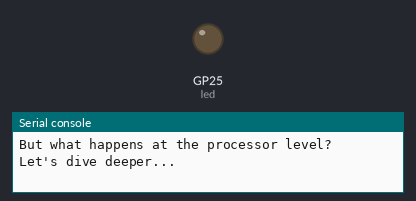
Bench run of a program on a simulated Raspberry Pi Pico running MicroPython. Shown: output pins drawn as LEDs (lit = HIGH), the last lines printed to the serial console. At 30.0 s the program stops and its outputs stay as they are.

Above: at 0.1 s.
At 29.0 s:
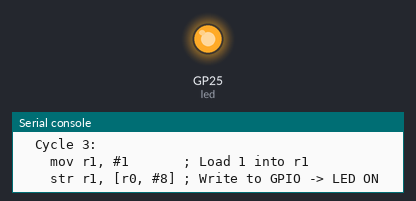
Timing chart, 0 to 31.0 s (numbered marks = the images above):
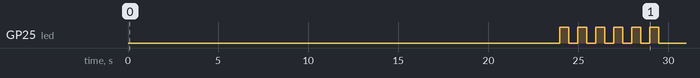

The program:

assembly_blink_explained.py
```python
"""
Assembly Language Explained: The Blink Sketch
==============================================

This educational script demonstrates how a simple blink program works at the
assembly language level on the Raspberry Pi Pico (ARM Cortex-M0+ processor).

We'll explore:
1. High-level Python code for blinking an LED
2. The same logic written in ARM Thumb assembly
3. The machine code (hex and binary) that the processor actually executes

The Pico uses ARM Thumb instructions - a compact 16-bit instruction set.
"""

from machine import Pin
from utime import sleep
import micropython

# =============================================================================
# PART 1: HIGH-LEVEL PYTHON BLINK
# =============================================================================
print("=" * 60)
print("PART 1: HIGH-LEVEL PYTHON BLINK")
print("=" * 60)
print(
    """
In Python/MicroPython, blinking an LED is simple:

    from machine import Pin
    from utime import sleep

    pin = Pin("LED", Pin.OUT)
    while True:
        pin.toggle()
        sleep(1)

But what happens at the processor level?
Let's dive deeper...
"""
)
sleep(2)

# =============================================================================
# PART 2: UNDERSTANDING GPIO REGISTERS
# =============================================================================
print("=" * 60)
print("PART 2: UNDERSTANDING GPIO REGISTERS")
print("=" * 60)
print(
    """
The Pico's RP2040 chip controls GPIO pins through memory-mapped registers.

Key concept: Writing a value to a specific memory address controls hardware!

For GPIO25 (the onboard LED on Pico):
- GPIO_OUT register controls the pin state
- Writing '1' turns LED ON
- Writing '0' turns LED OFF

The assembly code directly manipulates these hardware registers.
"""
)
sleep(2)

# =============================================================================
# PART 3: ARM THUMB ASSEMBLY - THE BLINK FUNCTION
# =============================================================================
print("=" * 60)
print("PART 3: ARM THUMB ASSEMBLY - THE BLINK FUNCTION")
print("=" * 60)
print(
    """
Here's the assembly code that makes an LED blink:

@micropython.asm_thumb
def asm_blink(r0):
    # r0 contains the GPIO base address (passed in)

    # --- TURN LED ON ---
    mov(r1, 1)          # r1 = 1 (value to turn ON)
    str(r1, [r0, 8])    # Store r1 to [r0+8] (GPIO output register)

    # --- DELAY LOOP 1 (LED ON) ---
    mov(r2, 0x4000)     # r2 = 16384 (loop counter)
    label(loop1)
    sub(r2, r2, 1)      # r2 = r2 - 1
    cmp(r2, 0)          # Compare r2 with 0
    bne(loop1)          # If not equal, branch back to loop1

    # --- TURN LED OFF ---
    mov(r1, 0)          # r1 = 0 (value to turn OFF)
    str(r1, [r0, 8])    # Store r1 to [r0+8]

    # --- DELAY LOOP 2 (LED OFF) ---
    mov(r2, 0x4000)     # r2 = 16384 (loop counter)
    label(loop2)
    sub(r2, r2, 1)      # r2 = r2 - 1
    cmp(r2, 0)          # Compare r2 with 0
    bne(loop2)          # If not equal, branch back to loop2

    # --- RETURN ---
    bx(lr)              # Return to caller
"""
)
sleep(2)

# =============================================================================
# PART 4: INSTRUCTION-BY-INSTRUCTION BREAKDOWN
# =============================================================================
print("=" * 60)
print("PART 4: INSTRUCTION-BY-INSTRUCTION BREAKDOWN")
print("=" * 60)

instructions = [
    (
        "1",
        "mov r1, #1",
        "2001",
        "0010000000000001",
        "Load immediate value 1 into register r1",
    ),
    (
        "2",
        "str r1, [r0, #8]",
        "6071",
        "0110000001110001",
        "Store r1 to memory at address [r0+8] (GPIO output)",
    ),
    (
        "3",
        "mov r2, #0x4000",
        "2240",
        "0010001001000000",
        "Load 16384 (0x4000) into r2 as loop counter",
    ),
    (
        "4",
        "sub r2, r2, #1",
        "3A01",
        "0011101000000001",
        "Subtract 1 from r2 (decrement counter)",
    ),
    (
        "5",
        "cmp r2, #0",
        "2A00",
        "0010101000000000",
        "Compare r2 with 0 (sets condition flags)",
    ),
    (
        "6",
        "bne loop1",
        "D1FB",
        "1101000111111011",
        "Branch if Not Equal - jump back if r2 != 0",
    ),
    (
        "7",
        "mov r1, #0",
        "2000",
        "0010000000000000",
        "Load immediate value 0 into register r1",
    ),
    (
        "8",
        "str r1, [r0, #8]",
        "6071",
        "0110000001110001",
        "Store r1 to memory at address [r0+8] (turn OFF)",
    ),
    (
        "9",
        "mov r2, #0x4000",
        "2240",
        "0010001001000000",
        "Load 16384 into r2 for second delay loop",
    ),
    ("10", "sub r2, r2, #1", "3A01", "0011101000000001", "Subtract 1 from r2"),
    ("11", "cmp r2, #0", "2A00", "0010101000000000", "Compare r2 with 0"),
    (
        "12",
        "bne loop2",
        "D1FB",
        "1101000111111011",
        "Branch if Not Equal - jump back if r2 != 0",
    ),
    (
        "13",
        "bx lr",
        "4770",
        "0100011101110000",
        "Branch and eXchange - return from function",
    ),
]

print("\n#   Assembly             Hex    Binary             Description")
print("-" * 90)
for inst in instructions:
    num, asm, hex_val, binary, desc = inst
    print(f"{num:2}  {asm:20} {hex_val}   {binary}   {desc}")
    sleep(0.3)

sleep(2)

# =============================================================================
# PART 5: UNDERSTANDING THE MACHINE CODE
# =============================================================================
print("\n" + "=" * 60)
print("PART 5: UNDERSTANDING THE MACHINE CODE")
print("=" * 60)
print(
    """
Each ARM Thumb instruction is exactly 16 bits (2 bytes).

The instruction format encodes:
- Operation type (ADD, MOV, BRANCH, etc.)
- Registers involved (r0-r7 for most Thumb ops)
- Immediate values or offsets

Example breakdown of 'mov r1, #1' (hex: 2001):

  Binary: 0010 0 000 00000001
          ^^^^ ^  ^^^ ^^^^^^^^
           |   |   |      |
           |   |   |      +-- Immediate value (1)
           |   |   +--------- Destination register (r1 = 001)
           |   +------------- Opcode variant
           +----------------- MOV immediate opcode (00100)
"""
)
sleep(2)

# =============================================================================
# PART 6: THE COMPLETE MACHINE CODE
# =============================================================================
print("=" * 60)
print("PART 6: THE COMPLETE MACHINE CODE")
print("=" * 60)

hex_code = "2001 6071 2240 3A01 2A00 D1FB 2000 6071 2240 3A01 2A00 D1FB 4770"
hex_continuous = "2001607122403A012A00D1FB2000607122403A012A00D1FB4770"

print(
    f"""
Complete hex dump (with spaces for readability):
{hex_code}

Continuous hex (as it appears in memory):
{hex_continuous}

Total size: {len(hex_continuous)//2} bytes ({len(hex_continuous)//4} instructions)
"""
)

binary_full = """0010000000000001 0110000001110001 0010001001000000 0011101000000001
0010101000000000 1101000111111011 0010000000000000 0110000001110001
0010001001000000 0011101000000001 0010101000000000 1101000111111011
0100011101110000"""

print("Complete binary dump:")
print(binary_full)
sleep(2)

# =============================================================================
# PART 7: MEMORY LAYOUT
# =============================================================================
print("\n" + "=" * 60)
print("PART 7: MEMORY LAYOUT")
print("=" * 60)
print(
    """
How this code appears in memory (little-endian format):

Address    Bytes       Instruction
---------- ----------- ---------------------
0x0000     01 20       mov r1, #1
0x0002     71 60       str r1, [r0, #8]
0x0004     40 22       mov r2, #0x4000
0x0006     01 3A       sub r2, r2, #1
0x0008     00 2A       cmp r2, #0
0x000A     FB D1       bne loop1 (offset -5)
0x000C     00 20       mov r1, #0
0x000E     71 60       str r1, [r0, #8]
0x0010     40 22       mov r2, #0x4000
0x0012     01 3A       sub r2, r2, #1
0x0014     00 2A       cmp r2, #0
0x0016     FB D1       bne loop2 (offset -5)
0x0018     70 47       bx lr

Note: ARM uses little-endian byte order - LSB comes first!
That's why 0x2001 is stored as bytes 01 20 in memory.
"""
)
sleep(2)

# =============================================================================
# PART 8: KEY CONCEPTS SUMMARY
# =============================================================================
print("=" * 60)
print("PART 8: KEY CONCEPTS SUMMARY")
print("=" * 60)
print(
    """
KEY ASSEMBLY CONCEPTS DEMONSTRATED:

1. REGISTERS (r0-r7):
   - Fast storage locations inside the CPU
   - r0: holds GPIO base address (input parameter)
   - r1: holds the value to write (0 or 1)
   - r2: loop counter for delay
   - lr: link register (return address)

2. MOV (Move):
   - Loads an immediate value into a register
   - mov r1, #1 puts the value 1 into r1

3. STR (Store):
   - Writes a register value to memory
   - str r1, [r0, #8] writes r1 to address (r0 + 8)

4. SUB (Subtract):
   - Arithmetic operation
   - sub r2, r2, #1 decrements r2 by 1

5. CMP (Compare):
   - Compares two values and sets CPU flags
   - Used before conditional branches

6. BNE (Branch if Not Equal):
   - Conditional jump based on comparison result
   - Creates loops by jumping backward

7. BX LR (Branch and Exchange):
   - Returns from a function
   - lr holds the return address
"""
)
sleep(2)

# =============================================================================
# PART 9: WHY ASSEMBLY MATTERS
# =============================================================================
print("=" * 60)
print("PART 9: WHY ASSEMBLY MATTERS")
print("=" * 60)
print(
    """
WHY LEARN ASSEMBLY?

1. PERFORMANCE: Assembly runs at maximum speed - no interpreter overhead
   - MicroPython: ~1000x slower than assembly for tight loops
   - Critical for real-time applications

2. HARDWARE ACCESS: Direct control over CPU and peripherals
   - No abstraction layers
   - Precise timing control

3. UNDERSTANDING: Know what your code actually does
   - Every high-level statement becomes assembly
   - Better debugging skills

4. EMBEDDED SYSTEMS: Essential for:
   - Bootloaders
   - Interrupt handlers
   - Performance-critical routines

5. SECURITY: Understanding how exploits work
   - Buffer overflows
   - Return-oriented programming
"""
)
sleep(2)

# =============================================================================
# PART 10: LIVE DEMONSTRATION
# =============================================================================
print("=" * 60)
print("PART 10: LIVE DEMONSTRATION")
print("=" * 60)
print(
    """
Now let's see both versions in action!

First: Python blink (3 cycles)
Then: A visualization of what the assembly does
"""
)
sleep(2)

# Python blink demonstration
led = Pin("LED", Pin.OUT)
print("\n--- Python Blink (High-Level) ---")
for i in range(3):
    led.on()
    print(f"  Cycle {i+1}: LED ON  (pin.on())")
    sleep(0.5)
    led.off()
    print(f"  Cycle {i+1}: LED OFF (pin.off())")
    sleep(0.5)

print("\n--- Assembly Simulation (What the CPU does) ---")
for i in range(3):
    print(f"\n  Cycle {i+1}:")
    print("    mov r1, #1       ; Load 1 into r1")
    print("    str r1, [r0, #8] ; Write to GPIO -> LED ON")
    led.on()
    sleep(0.3)
    print("    [delay loop 1 - counting down 16384 times...]")
    sleep(0.2)
    print("    mov r1, #0       ; Load 0 into r1")
    print("    str r1, [r0, #8] ; Write to GPIO -> LED OFF")
    led.off()
    sleep(0.3)
    print("    [delay loop 2 - counting down 16384 times...]")
    sleep(0.2)

led.off()  # Ensure LED is off at end

print("\n" + "=" * 60)
print("DEMONSTRATION COMPLETE!")
print("=" * 60)
print(
    """
You've learned:
✓ How Python code translates to assembly instructions
✓ ARM Thumb instruction format (16-bit)
✓ Machine code representation (hex and binary)
✓ Memory-mapped I/O for hardware control
✓ Looping with branch instructions
✓ Register usage in ARM architecture

Next steps:
- Try modifying the delay loop counter (0x4000)
- Explore other GPIO operations
- Look at more complex assembly patterns
"""
)
```
